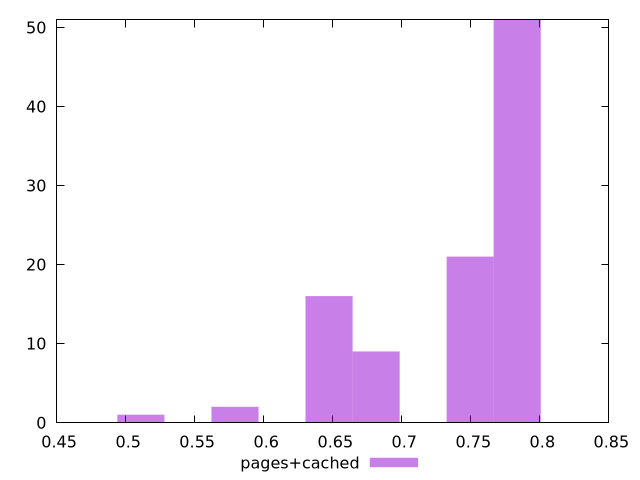

The script that saved this image:
$_pagesCached <<EOF
0.5110493119022774 1
0.6473291284095514 16
0.7495389907900069 21
0.6813990825363698 9
0.7836089449168253 51
0.5791892201559143 2
EOF
set key outside below
set terminal pngcairo
set output "report_00006_2020-11-02T20-21-41.718Z/speed-index/pages+cached//hist.png"
set yrange [0:51]
set boxwidth 0.03406995412681849
set style fill transparent solid 0.5 noborder
plot $_pagesCached title "pages+cached" with boxes ,
